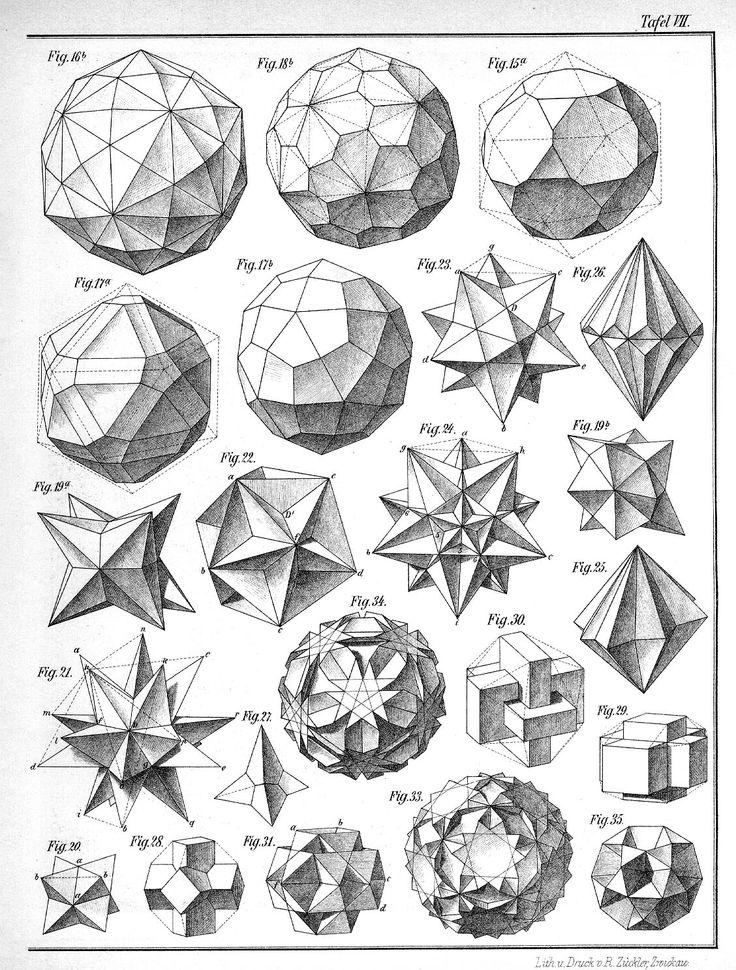
#> input picture geo.jpg, 736 x 970 px
$ python HarrisCorner.py
#> lines starting #> are read from the running program, lines starting #| are printed output that depends on the picture; after the words box and inside, x2 and y2 are one past the last pixel; in counts of white or black regions, pixels touching at a corner belong together
#http://docs.opencv.org/3.0-beta/doc/py_tutorials/py_feature2d/py_features_harris/py_features_harris.html


import cv2
import numpy as np

filename = 'geo.jpg'
img = cv2.imread(filename)
#> img is the input picture: shape (970, 736, 3); min 0, max 255, mean 211.7
gray = cv2.cvtColor(img,cv2.COLOR_BGR2GRAY)

gray = np.float32(gray)
dst = cv2.cornerHarris(gray,3,3,0.04)
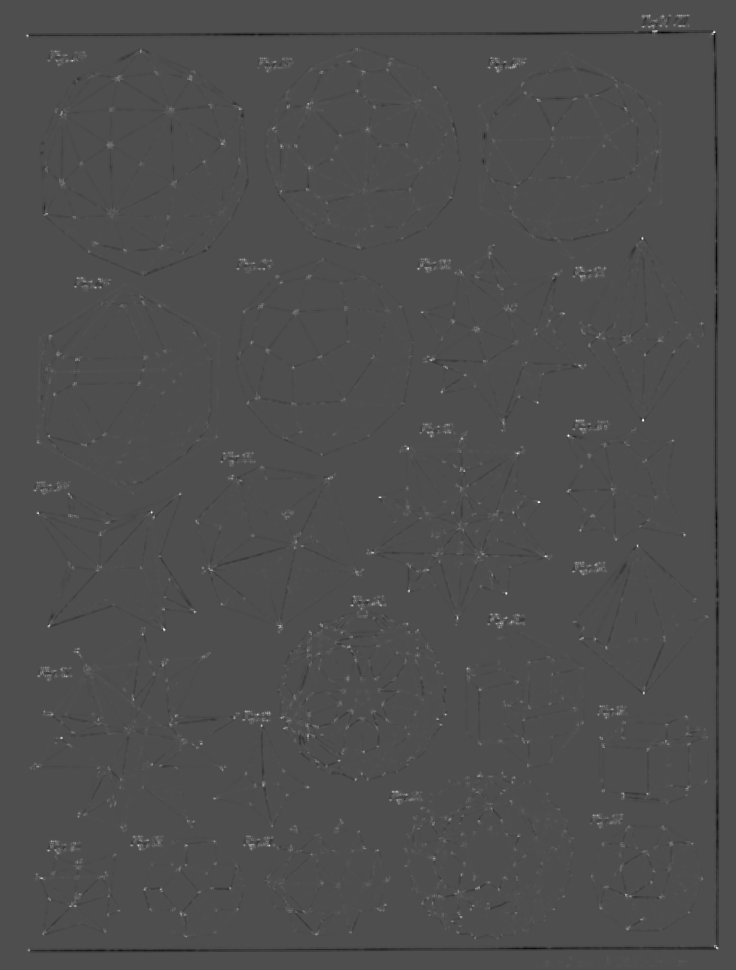
#> dst: shape (970, 736) float32; min -118200728, max 265269536, mean 121352; drawn with min black and max white

#result is dilated for marking the corners, not important
dst = cv2.dilate(dst,None)
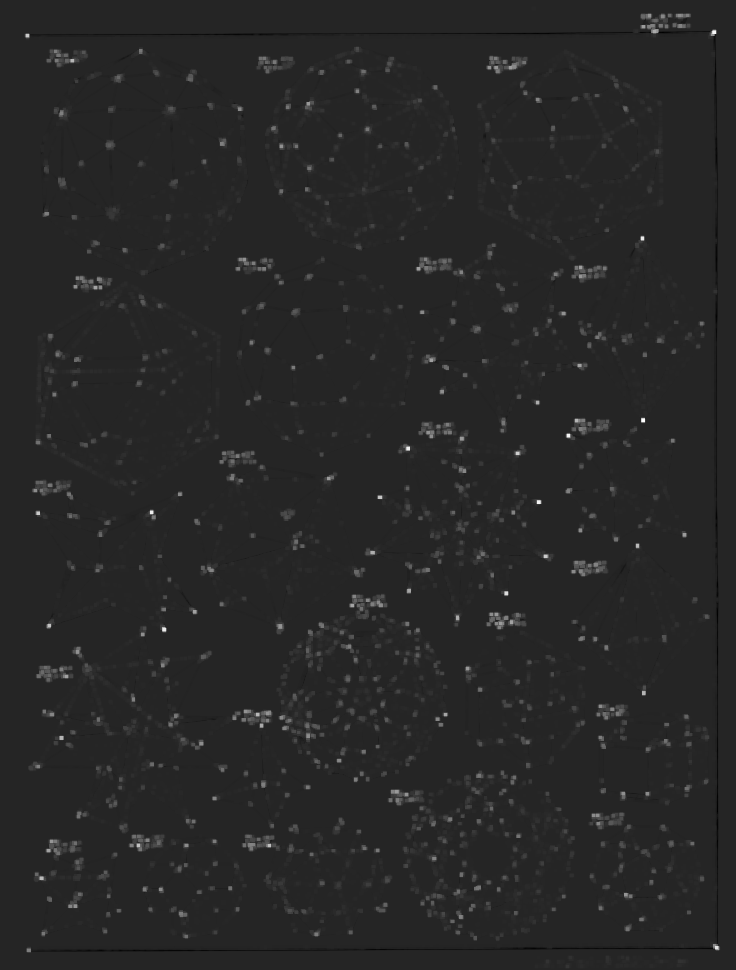
#> dst: shape (970, 736) float32; min -45061244, max 265269536, mean 2813690; drawn with min black and max white

# Threshold for an optimal value, it may vary depending on the image.
img[dst>0.02*dst.max()]=[0,0,255]
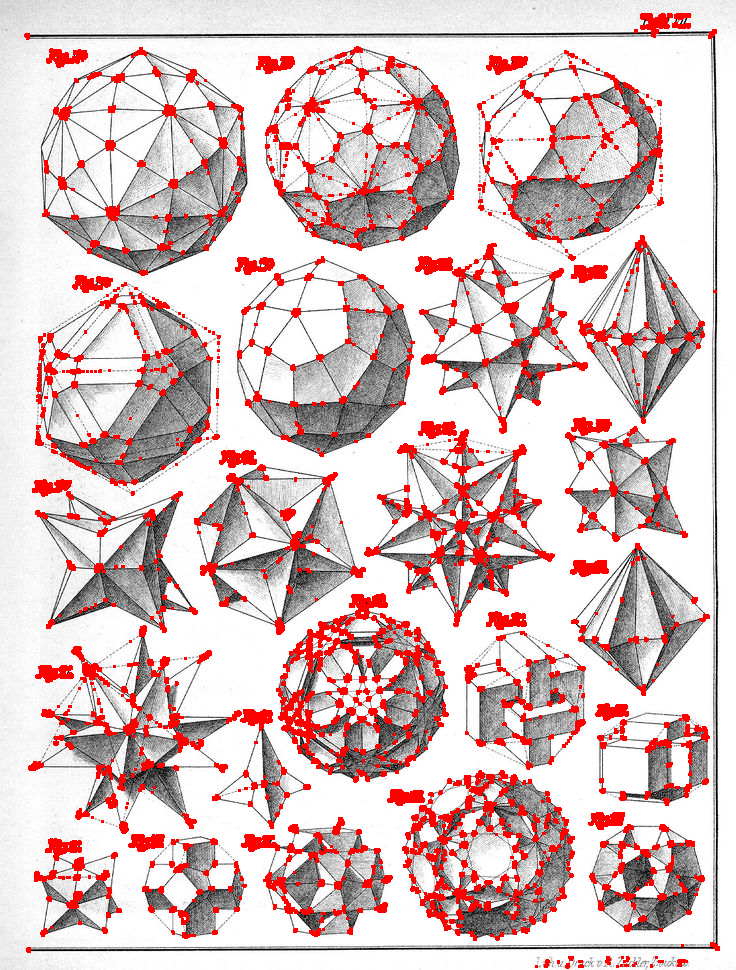
#> img: shape (970, 736, 3); 9.38% of pixels changed, all inside (x1, y1, x2, y2) = (24, 13, 720, 969)

cv2.imshow('dst',img)
if cv2.waitKey(0) & 0xff == 27:
#> (key Esc is pressed here)
    cv2.destroyAllWindows()

$ run again, with sift_keypoints_Atrij.jpg copied over geo.jpg
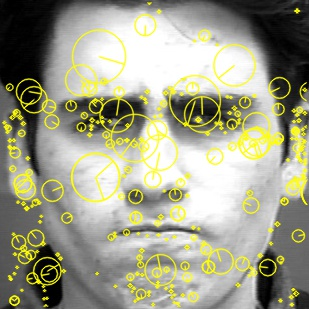
#> input picture sift_keypoints_Atrij.jpg, 309 x 309 px
#> img is the input picture: shape (309, 309, 3); mean B, G, R 136.2, 158.6, 158.6
#> `dst = cv2.dilate(dst,None)`:
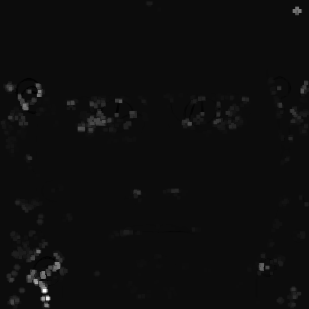
#> dst: shape (309, 309) float32; min -8009108.5, max 160756864, mean 1149592.5; drawn with min black and max white
#> `img[dst>0.02*dst.max()]=[0,0,255]`:
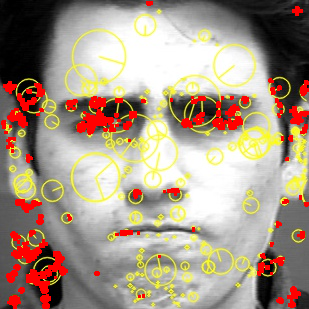
#> img: shape (309, 309, 3); 6.54% of pixels changed, all inside (x1, y1, x2, y2) = (1, 1, 309, 309)
